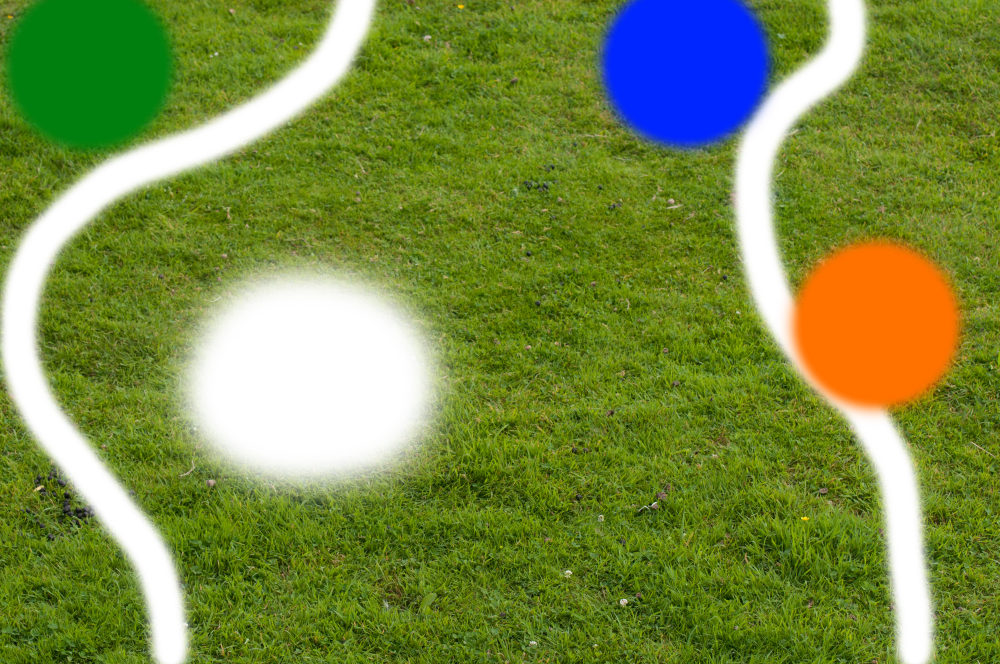
//> input picture Barrel_Detector/grass_example.png, 1000 x 664 px
$ ./circle_detection   (built with g++ and OpenCV 4, older OpenCV classes emulated)
//> lines starting //> are read from the running program, lines starting //| are printed output that depends on the picture; after the words box and inside, x2 and y2 are one past the last pixel; in counts of white or black regions, pixels touching at a corner belong together
#include <opencv2/opencv.hpp>
#include "opencv2/highgui/highgui.hpp"
#include "opencv2/features2d/features2d.hpp"
#include "opencv2/objdetect/objdetect.hpp"

using namespace std;
using namespace cv;

Scalar low_threshold = (0, 0, 200); //H, S, V=200
Scalar high_threshold = (179, 50, 255); //H, S=50, V

int main()
{
	// Setup blob detector parameters
	SimpleBlobDetector::Params params;


	params.filterByArea = true;
	params.minArea = 1000;
	params.maxArea = std::numeric_limits<float>::max();
	params.filterByCircularity = false;
	params.filterByConvexity = false;
	params.filterByInertia = false;
	//Ptr<SimpleBlobDetector> detector = 	SimpleBlobDetector::create(params);
	SimpleBlobDetector detector(params);

	namedWindow("Color Image", 0);

    Mat img, gray, hsv, mask, res;

    img = imread("grass_example.png");
//> img is the input picture: 664 rows x 1000 cols, CV_8UC3; mean B, G, R 66.6, 138.5, 120


    // Remove everything that isn't white
    cvtColor(img, hsv, CV_BGR2HSV);
//> hsv: 664 rows x 1000 cols, CV_8UC3; mean H, S, V 37.2, 174.6, 149.7
	inRange(hsv, Scalar(0, 0, 200), Scalar(179, 50, 255), mask);
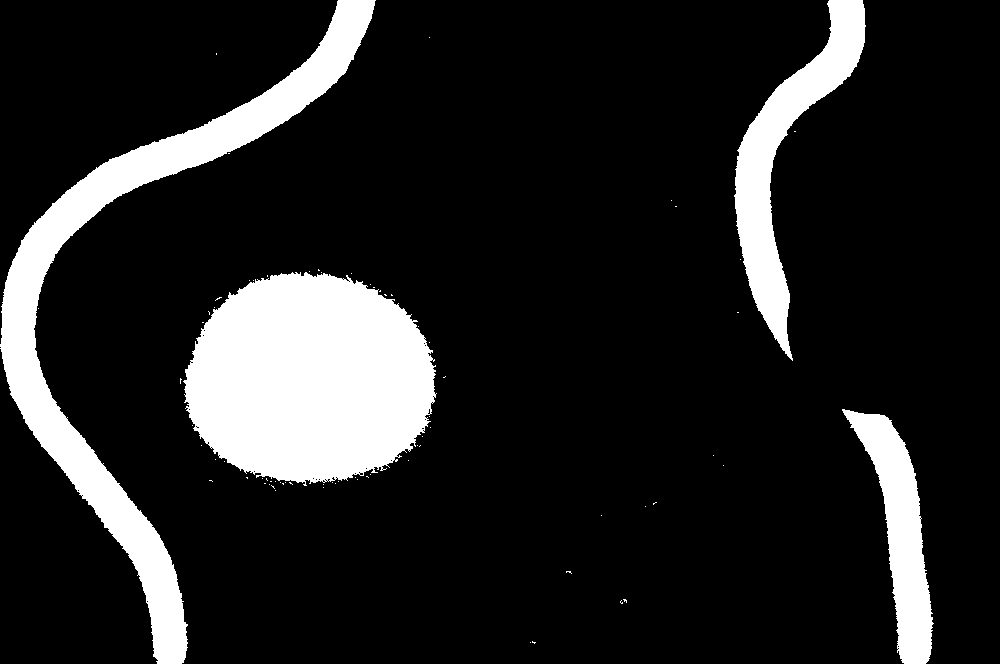
//> mask: 664 rows x 1000 cols, CV_8UC1; 14.4% white; 76 white regions (72 under 20 px), largest, box (x1, y1, x2, y2) and area: (183, 272, 437, 486) 41561, (0, 0, 376, 664) 31553, (734, 0, 866, 361) 13063, (842, 409, 934, 664) 9051
	bitwise_and(img, img, res, mask=mask);
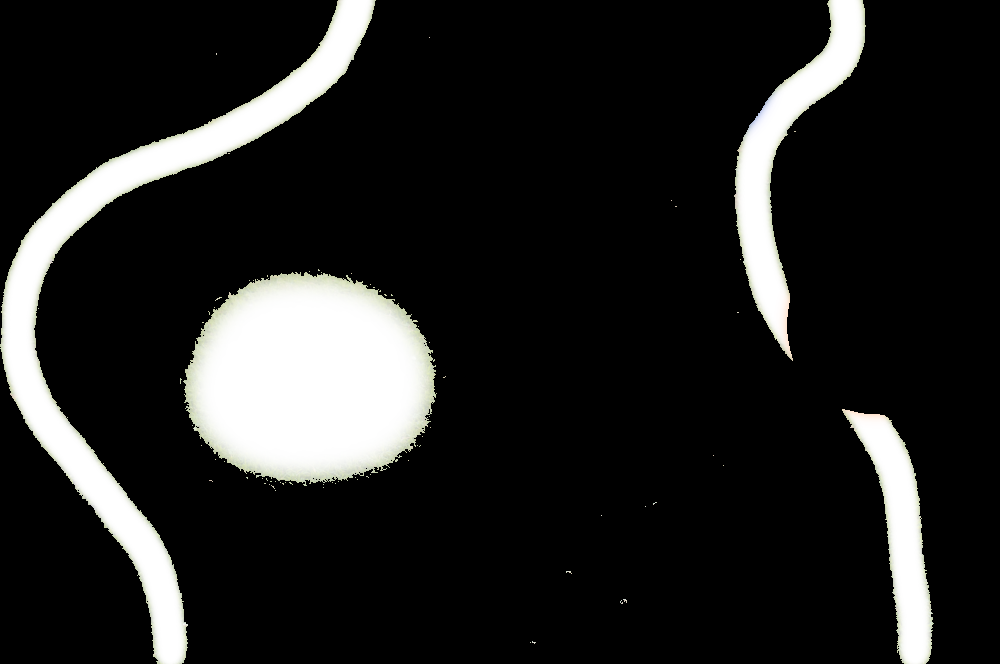
//> res: 664 rows x 1000 cols, CV_8UC3; mean B, G, R 34.7, 35.5, 35.3

	// Invert image to detect white blobs
	bitwise_not(res, res);
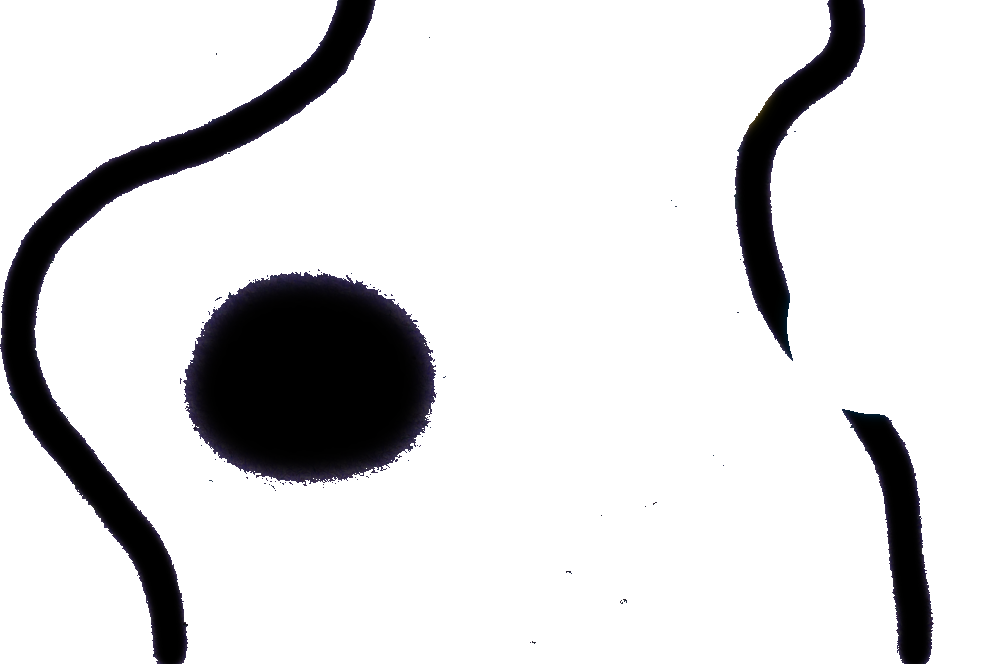
//> res: 664 rows x 1000 cols, CV_8UC3; mean B, G, R 220.3, 219.5, 219.7

	// Detect Blobs
	std::vector<KeyPoint> keypoints;
	detector.detect(res, keypoints);
//> keypoints = 1 keypoint; (x, y, size): (309, 379, 232.6)

	// Draw Blobs
	Mat img_kp;
	drawKeypoints(res, keypoints, img_kp, Scalar(0,0,255), DrawMatchesFlags::DRAW_RICH_KEYPOINTS );
	cout << "Size: " << keypoints.size();
//| Size: 1

	for (size_t i = 0; i < keypoints.size(); i++) {
		cout << "\nCenter: " << keypoints[i].pt;
		cout << "\nSize: " <<  keypoints[i].size;
	}
//> this loop made 1 pass
//| Center: [309.472, 378.94]
//| Size: 232.575

	imshow("Color Image", img_kp);
	waitKey(0);
	// [30 lines of commented-out code are left out]

    return 0;
}

//g++ -std=c++11 circle_detection.cpp -l opencv_core -l opencv_highgui -l opencv_imgproc -l opencv_features2d -l opencv_objdetect -o circle_detection && ./circle_detection
